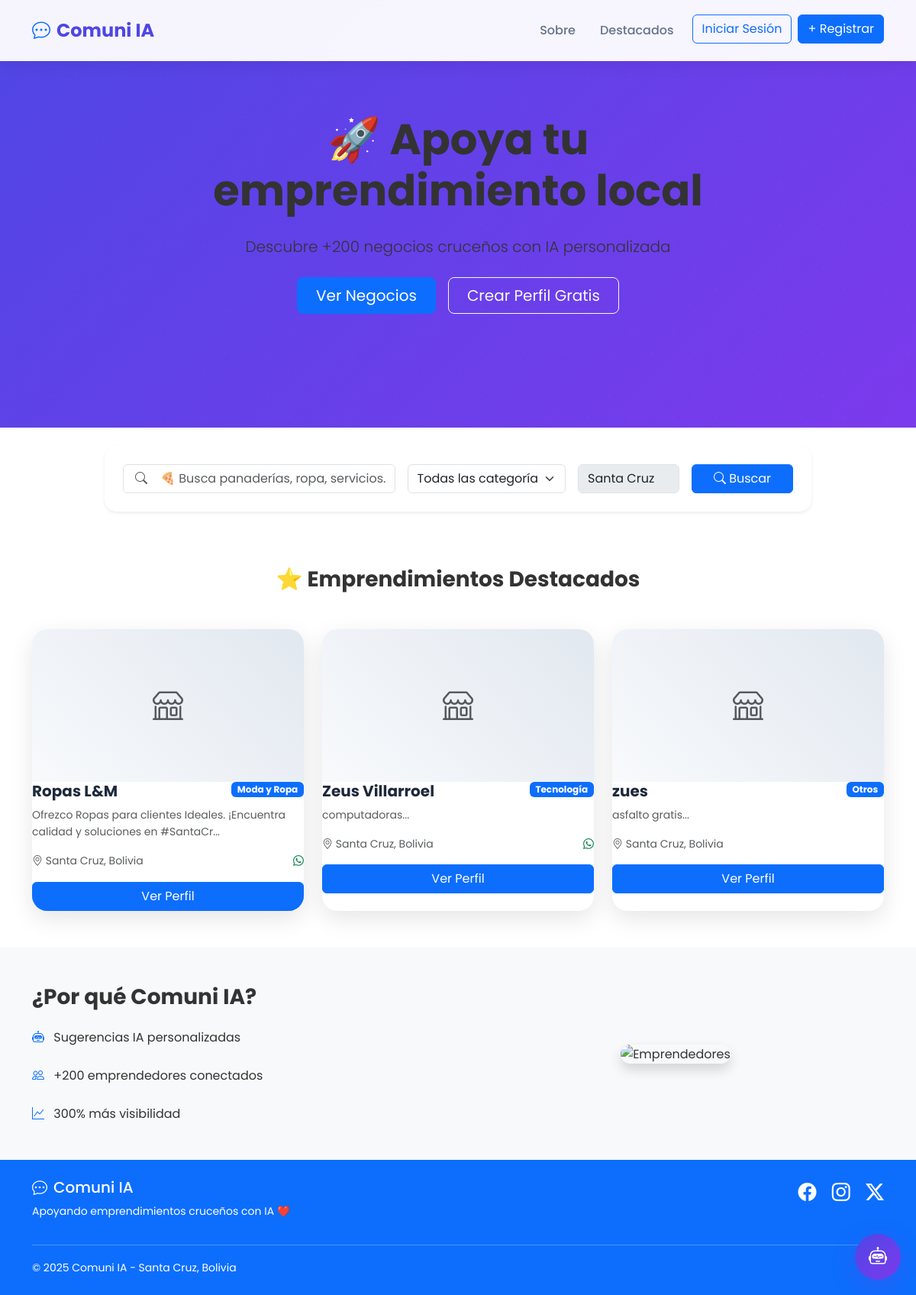
Before: / with the older database file.
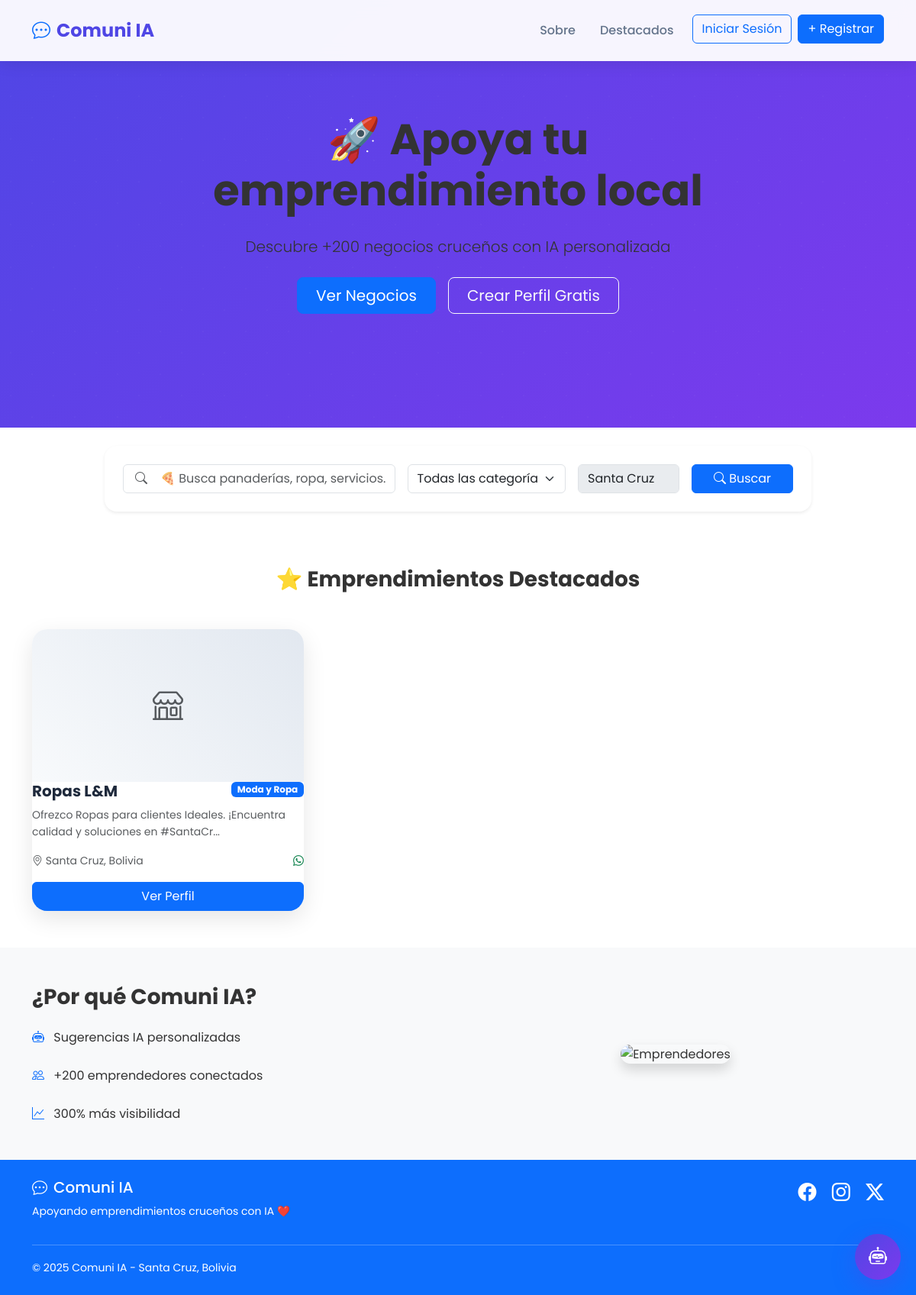
After: the same page with the newer database file.
### app.py (models this page shows)
class Business(db.Model):
    __tablename__ = 'businesses'
    id = db.Column(db.Integer, primary_key=True)
    name = db.Column(db.String(160), nullable=False)
    description = db.Column(db.Text, nullable=False)
    logo = db.Column(db.String(500), nullable=True)  # Ruta relativa a static/uploads
    location = db.Column(db.String(160), nullable=False, default="Santa Cruz, Bolivia")
    category = db.Column(db.String(100), nullable=False, default="Servicios")
    phone = db.Column(db.String(20), nullable=True)
    email = db.Column(db.String(120), nullable=True)
    whatsapp = db.Column(db.String(20), nullable=True)
    reviews = db.relationship('Review', backref='business', lazy=True, cascade="all, delete-orphan")
    products = db.relationship('Product', backref='business', lazy=True, cascade="all, delete-orphan")

### app.py (the view, shortened to what this page needs)
@app.route('/', strict_slashes=False)
def home():
    search_query = request.args.get('search', '').strip()
    category_filter = request.args.get('category', '').strip()
    query = Business.query
    if category_filter and category_filter != 'Todas las categorías':
        query = query.filter(Business.category == category_filter)
    businesses = query.order_by(Business.id.desc()).all()
    categories = ["Gastronomía", "Moda y Ropa", "Servicios Profesionales",
                  "Belleza y Cuidado Personal", "Hogar y Decoración",
                  "Tecnología", "Salud y Bienestar", "Educación", "Otros"]
    return render_template('index.html', businesses=businesses,
                         categories=categories,
                         search_query=search_query,
                         category_filter=category_filter)

### templates/index.html (shortened to what the changed rows need)
<!doctype html>
<html lang="es">
<head>
  <link href="https://cdn.jsdelivr.net/npm/bootstrap@5.3.3/dist/css/bootstrap.min.css" rel="stylesheet"/>
  <link href="{{ url_for('static', filename='css/styles.css') }}" rel="stylesheet"/>
  <link rel="stylesheet" href="https://cdn.jsdelivr.net/npm/bootstrap-icons@1.11.3/font/bootstrap-icons.css">
</head>
<body>
<section class="hero-gradient py-5">
  <div class="container text-center py-5">
    <div class="row justify-content-center">
      <div class="col-lg-8">
        <h1 class="display-4 fw-bold mb-4 animate-fade-in">🚀 Apoya tu emprendimiento local</h1>
      </div>
    </div>
  </div>
</section>
<section id="destacados" class="py-5">
  <div class="container">
    <h2 class="h3 text-center mb-5 fw-bold">⭐ Emprendimientos Destacados</h2>
    <div class="row g-4" id="business-grid">
      {% for b in businesses %}
      <div class="col-lg-4 col-md-6">
        <div class="card-business h-100 animate-slide-up">
          {% if b.logo %}
          <img src="{{ b.logo }}" class="card-img-top" alt="{{ b.name }}" loading="lazy">
          {% else %}
          <div class="card-img-placeholder">
            <i class="bi bi-shop fs-1 text-muted"></i>
          </div>
          {% endif %}
          <div class="card-body">
            <div class="d-flex justify-content-between align-items-start mb-2">
              <h5 class="card-title fw-bold mb-0">{{ b.name }}</h5>
              <span class="badge bg-primary">{{ b.category }}</span>
            </div>
            <p class="card-text text-muted small mb-3">{{ b.description[:80] }}...</p>
            <div class="d-flex justify-content-between align-items-center mb-3">
              <small class="text-muted"><i class="bi bi-geo-alt"></i> {{ b.location }}</small>
              {% if b.whatsapp %}
              <small class="text-success"><i class="bi bi-whatsapp"></i></small>
              {% endif %}
            </div>
            <a href="{{ url_for('profile', id=b.id) }}" class="btn btn-primary w-100">Ver Perfil</a>
          </div>
        </div>
      </div>
      {% else %}
      <div class="col-12 text-center py-5">
        <i class="bi bi-shop display-1 text-muted mb-4"></i>
        <h3>Aún no hay negocios</h3>
        <p class="text-muted">¡Sé el primero! <a href="{{ url_for('register') }}">Regístrate gratis</a></p>
      </div>
      {% endfor %}
    </div>
  </div>
</section>
<section id="sobre" class="py-5 bg-light">
  <div class="container">
    <div class="row align-items-center">
      <div class="col-lg-6">
        <h2 class="h3 fw-bold mb-4">¿Por qué Comuni IA?</h2>
      </div>
    </div>
  </div>
</section>
</body>
</html>

Changed rows visible on the page:
removed Business: name "Zeus Villarroel", category "Tecnología", description "computadoras", location "Santa Cruz, Bolivia", whatsapp "72655708" (drawn)
removed Business: name "zues", category "Otros", description "asfalto gratis", location "Santa Cruz, Bolivia"
